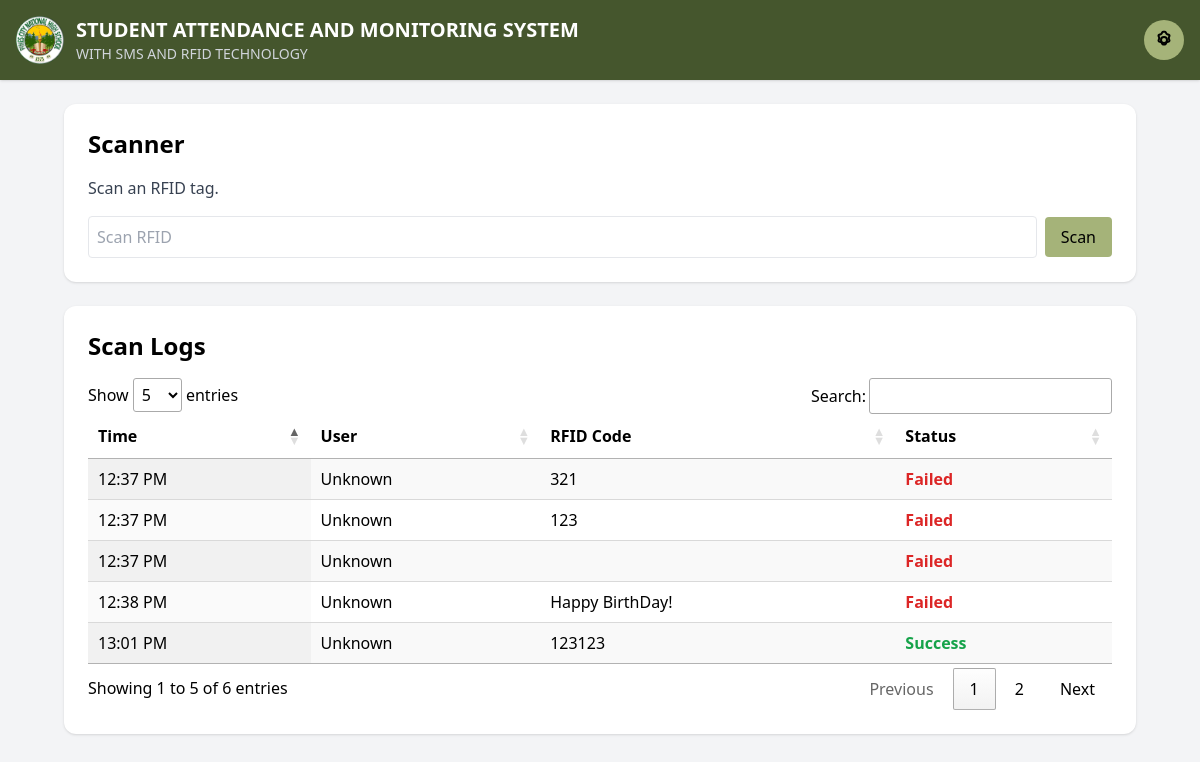
The page /home on the database its author committed.
### core/models.py (models this page shows)
class ScanLog(models.Model):
    student = models.ForeignKey(Student, null=True, blank=True, on_delete=models.SET_NULL)
    rfid_code = models.CharField(max_length=50)
    status = models.CharField(max_length=20)
    timestamp = models.DateTimeField(auto_now_add=True)

### core/views.py (the view, shortened to what this page needs)
# urls.py: 2. Add a URL to urlpatterns:  path('', views.home, name='home')
def home(request):
    logs = ScanLog.objects.order_by('-timestamp')[:20]  # last 20 scans
    return render(request, "home.html", {"logs": logs})

### templates/home.html (shortened to what this page needs)
{% load static %}
<!DOCTYPE html>
<html lang="en">
<head>
    <script src="https://cdn.tailwindcss.com"></script>
    <link rel="stylesheet" href="https://cdn.datatables.net/1.13.7/css/jquery.dataTables.min.css">
</head>
<body class="bg-gray-100 h-screen flex flex-col">
    <header class="bg-[#45562D] text-white p-4 shadow flex flex-col md:flex-row md:justify-between md:items-center">
        <div class="mb-2 md:mb-0 flex items-center space-x-3">
        <img src="{% static 'image/PCNHSlogo.png' %}" alt="Logo" class="h-12 w-12 object-contain">
        <div>
            <h1 class="font-bold text-xl">STUDENT ATTENDANCE AND MONITORING SYSTEM</h1>
            <h2 class="text-sm text-gray-300">WITH SMS AND RFID TECHNOLOGY</h2>
        </div>
    </div>
    <div class="relative">
        <button id="menuBtn" class="bg-navbar-btn text-black p-2 rounded-full hover:bg-navbar-btn-hover focus:outline-none">
        </button>
    </div>
</header>
    <main class="flex-1 p-6 overflow-auto">
        <div class="w-full space-y-6 px-10">
        <section class="bg-white p-6 rounded-xl shadow mb-6">
            <h2 class="text-2xl font-bold mb-4">Scanner</h2>
            <p class="text-gray-700 mb-4">Scan an RFID tag.</p>
            <form method="POST">
                <div class="flex space-x-2 items-center">
                    <input type="text" name="rfid_code" placeholder="Scan RFID" class="border p-2 rounded flex-1" autofocus>
                    <button type="submit" class="bg-navbar-btn text-black px-4 py-2 rounded hover:bg-navbar-btn-hover">Scan</button>
                </div>
            </form>
        </section>
        <section class="bg-white p-6 rounded-xl shadow">
            <h2 class="text-2xl font-bold mb-4">Scan Logs</h2>
            <div class="overflow-auto">
                <table id="scanLogsTable" class="display stripe hover w-full">
                    <thead>
                        <tr>
                            <th>Time</th>
                            <th>User</th>
                            <th>RFID Code</th>
                            <th>Status</th>
                        </tr>
                    </thead>
                    <tbody>
                    {% for log in logs %}
                    <tr>
                        <td>{{ log.timestamp|date:"H:i A" }}</td>
                        <td>
                            {% if log.student %}
                                {{ log.student.name }}
                            {% else %}
                                Unknown
                            {% endif %}
                        </td>
                        <td>{{ log.rfid_code }}</td>
                        <td>
                            {% if log.status == 'Success' %}
                                <span class="text-green-600 font-semibold">Success</span>
                            {% else %}
                                <span class="text-red-600 font-semibold">Failed</span>
                            {% endif %}
                        </td>
                    </tr>
                    {% empty %}
                    <tr>
                        <td colspan="4" class="text-center text-gray-500">No scans yet.</td>
                    </tr>
                    {% endfor %}
                    </tbody>
                </table>
            </div>
        </section>
        </div>
    </main>
</body>
</html>

### rows shown on the page
ScanLog: timestamp "13:01 PM", shows "Unknown", rfid_code "123123", status "Success"
ScanLog: timestamp "12:38 PM", shows "Unknown", rfid_code "Happy BirthDay!", status "Failed"
ScanLog: timestamp "12:37 PM", shows "Unknown", rfid_code "321", status "Failed"
ScanLog: timestamp "12:37 PM", shows "Unknown", rfid_code "123", status "Failed"
ScanLog: timestamp "12:37 PM", shows "Unknown", status "Failed"
